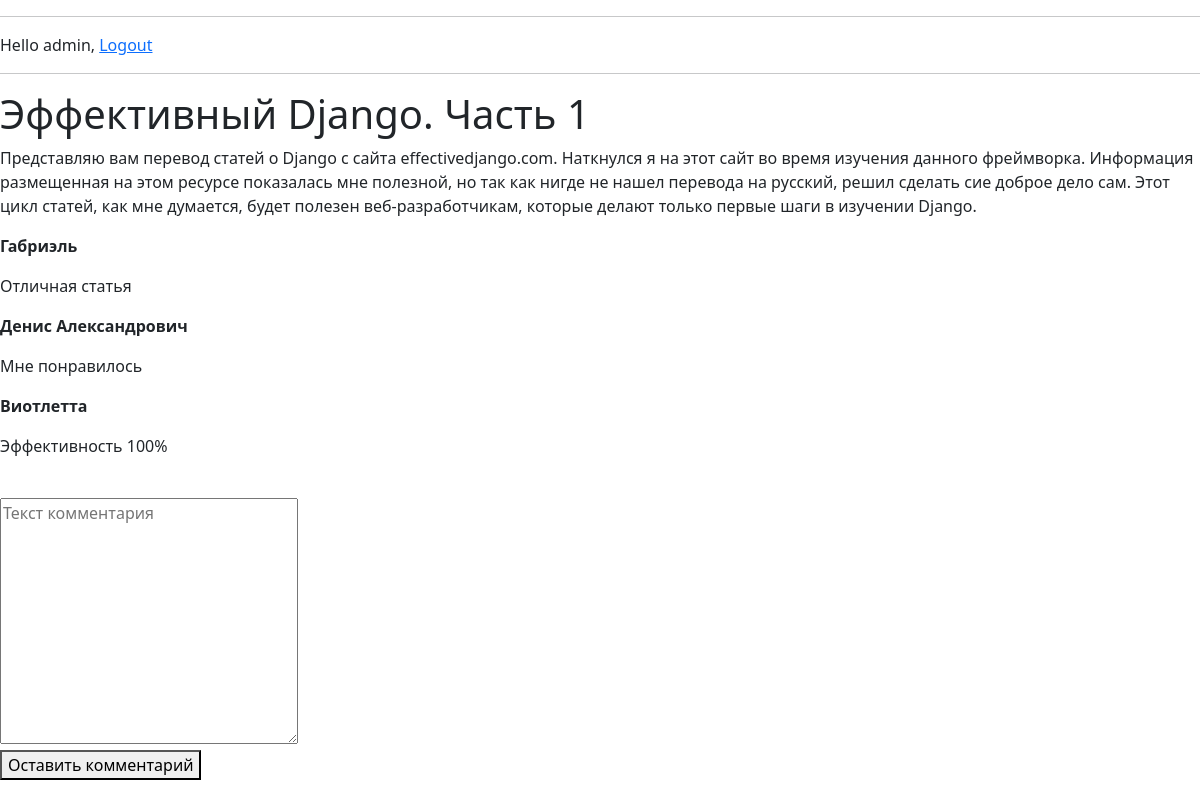
/accounts/1/ (signed in), run on an earlier commit of the app's database.
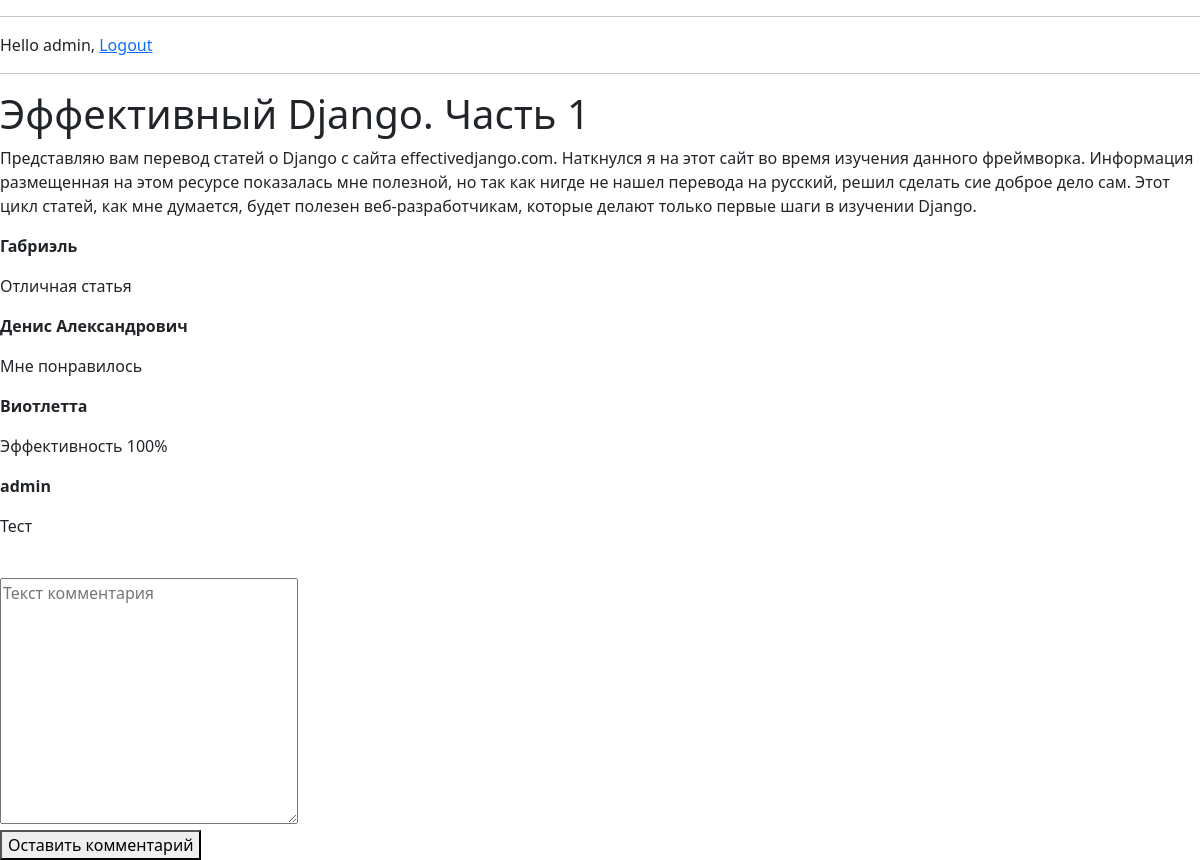
And on a later commit of the database.
### reviews/models.py (models this page shows)
class Review(models.Model):
    review_title = models.CharField('название статьи', max_length = 200)
    review_text = models.TextField('текст статьи')
    pub_date = models.DateTimeField('дата публикации')
    class Meta:
        verbose_name = 'Отзыв'
        verbose_name_plural = 'Отзывы'

class Comment(models.Model):
    review = models.ForeignKey(Review, on_delete = models.CASCADE)
    author_name = models.CharField('имя автора', max_length = 50)
    comment_text = models.CharField('текст комментария', max_length = 200)
    class Meta:
        verbose_name = 'Комментарий'
        verbose_name_plural = 'Комментарии'

### reviews/views.py (the view)
# urls.py: path('<int:review_id>/', views.detail, name = 'detail'),
def detail(request, review_id):
    try:
        a = Review.objects.get(id = review_id)
        comment_list = a.comment_set.order_by('id')[:10]
    except:
        raise Http404('Отзыв не найден')
    return render(request, 'reviews/detail.html', {'review': a, 'comment_list': comment_list})

### Site_reviews/templates/reviews/detail.html (shortened to what this page needs)
{% extends 'base.html' %}
{% block content %}
    <h1>{{review.review_title}}</h1>
    <p>{{review.review_text}}</p>
    {% if request.user.is_authenticated %}
        {% if comment_list %}
            {% for elem in comment_list %}
            <p>
                <strong>{{elem.author_name}}</strong>
                <p>{{elem.comment_text}}</p>
            </p>
            {% endfor %}
        {% else %}
            Комментарии не найдены. Станьте первым.
        {% endif %}
        <form action="{% url 'reviews:leave_comment' review.id %}" method = "POST">
        <input type="hidden" required placeholder = "Ваше имя" name="name" value = {{ request.user.username }}><br>
        <textarea name="text" required="" placeholder="Текст комментария" cols="30" rows="10"></textarea><br>
        <button type="submit">Оставить комментарий</button>
        </form>
    {% else %}
        Чтобы читать и оставлять комментарии необходимо войти в аккаунт
    {% endif %}
{% endblock %}

### Site_reviews/templates/base.html (shortened to what this page needs)
{% load static %}
<!DOCTYPE html>
<html lang="en">
<head>
    <link href="{% static "CSS/css.css" %}" rel="stylesheet" type="text/css">
    <link href="https://cdn.jsdelivr.net/npm/bootstrap@5.1.3/dist/css/bootstrap.min.css" rel="stylesheet">
</head>
<body>
    <div class = "menu">
        <hr>
        <div id="header">
        {% if request.user.is_authenticated %}
            Hello {{ request.user.username }},
            <a href="{% url "logout" %}">Logout</a>
        {% else %}
            <a href="{% url "login" %}">Log-in</a>
        {% endif %}
        <hr>
    </div>
    {% block content %}{% endblock %}
</body>
</html>

What changed in the data, as far as the page shows it:
added Comment: author_name "admin", comment_text "Тест"
